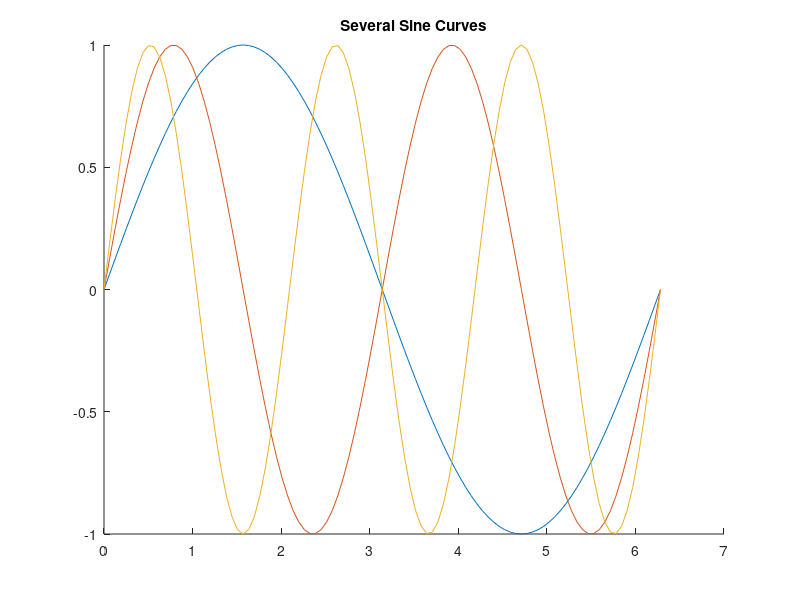

Here is the MATLAB script that generated this plot:
echo on
% Define the x values.
x = 2*pi*(0:0.01:1);
% Remove old graphics, and get ready for several new ones.
close all; axes; hold on
% Run a loop to plot three sine curves.
for c = 1:3
plot(x, sin(c*x))
echo off
end
echo on
hold off
% Put a title on the figure.
title('Several Sine Curves')
pause
